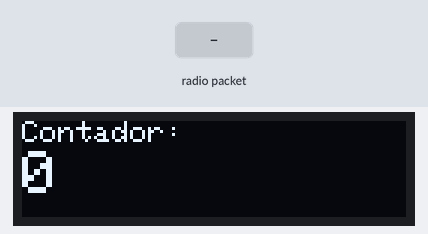
Bench run of a sketch on a simulated Arduino Uno, built with avr-gcc and run on an emulated ATmega328P. Parts: 128×32 one-colour display. The test bench sets the inputs (shaded band). No radio packets arrive unless stated; what the sketch prints to the serial monitor is not drawn.

Above: at 1.2 s.
1.3 s: radio packet "5" arrives
At 2.4 s:
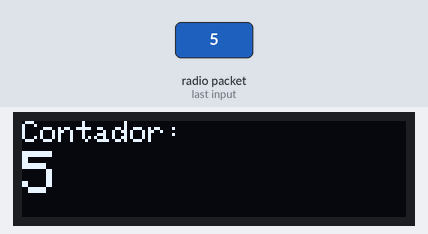
2.8 s: radio packet "90" arrives
At 3.3 s:
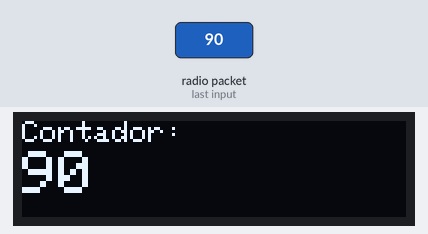
4.3 s: radio packet "200" arrives
At 5.7 s:
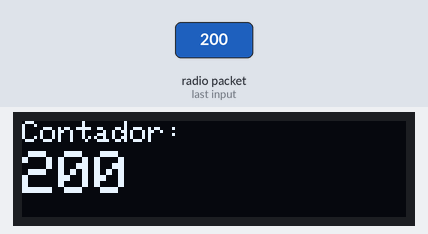
Timing chart, 0 to 7.3 s (numbered marks = the images above; inputs shaded):
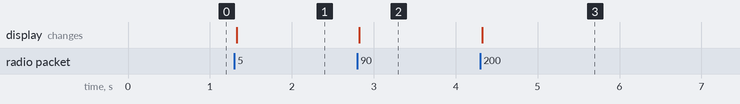

The sketch:

receptor_pantalla.ino
```cpp
#include <SPI.h>
#include <LoRa.h>
#include <Wire.h>			// libreria para bus I2C
#include <Adafruit_GFX.h>		// libreria para pantallas graficas
#include <Adafruit_SSD1306.h>		// libreria para controlador SSD1306

#define ANCHO 128			// reemplaza ocurrencia de ANCHO por 128
#define ALTO 32				// reemplaza ocurrencia de ALTO por 64

#define OLED_RESET 4			// necesario por la libreria pero no usado
Adafruit_SSD1306 oled(ANCHO, ALTO, &Wire, OLED_RESET);	// crea objeto

//int LED = 3;
String inString = "";    // string to hold input
//int val = 0;
int contador = 0;

void setup() {
  Serial.begin(9600);
  //pinMode(LED,OUTPUT);
  Wire.begin();					// inicializa bus I2C
  oled.begin(SSD1306_SWITCHCAPVCC, 0x3C);
  while (!Serial);
  Serial.println("LoRa Receiver");
  if (!LoRa.begin(433E6)) { // or 915E6
    Serial.println("Starting LoRa failed!");
    while (1);
  }
}

void loop() {

  // try to parse packet
  int packetSize = LoRa.parsePacket();
  if (packetSize) {
    // read packet
    while (LoRa.available())
    {
      int inChar = LoRa.read();
      inString += (char)inChar;
      contador = inString.toInt();
    }
    inString = "";
    LoRa.packetRssi();
  }

  Serial.println(contador);
  oled.clearDisplay();			// limpia pantalla
  oled.setTextColor(WHITE);		// establece color al unico disponible (pantalla monocromo)
  oled.setCursor(0, 0);			// ubica cursor en inicio de coordenadas 0,0
  oled.setTextSize(1);			// establece tamano de texto en 1
  oled.println("Contador:");
  oled.setTextSize(2);
  oled.setCursor(0, 10);
  oled.println(contador);
  oled.display();
  //analogWrite(LED, val);
}
```

Measured:
- after the input at 1.3 s, the display: changes at once (image 1)
- after the input at 2.8 s, the display: changes at once (image 2)
- after the input at 4.3 s, the display: changes at once (image 3)
